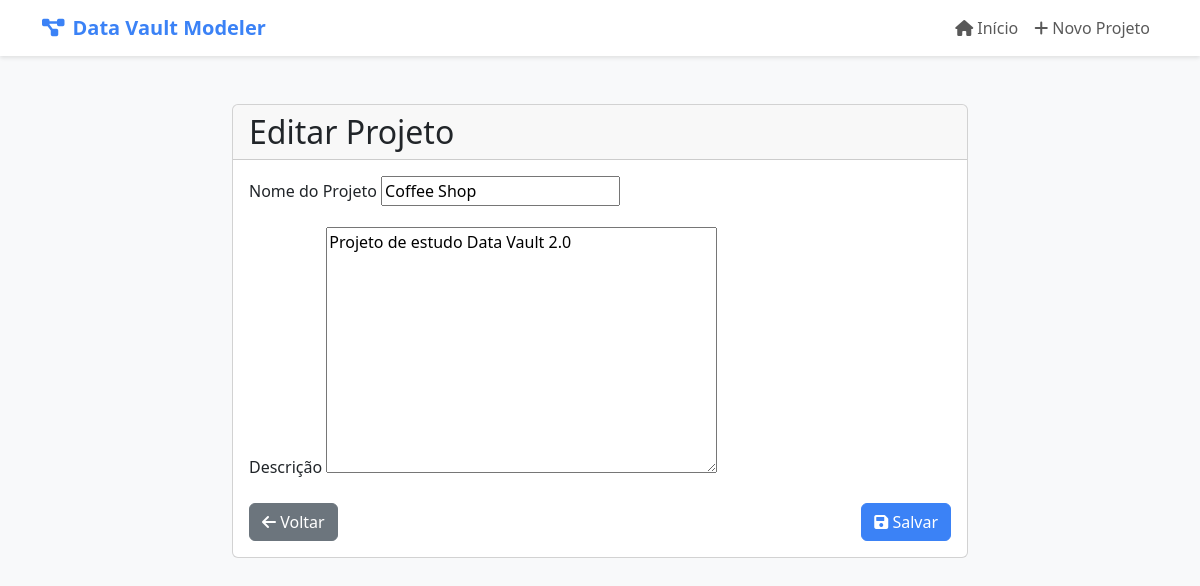
Page /project/1/edit/ on the earlier database version.
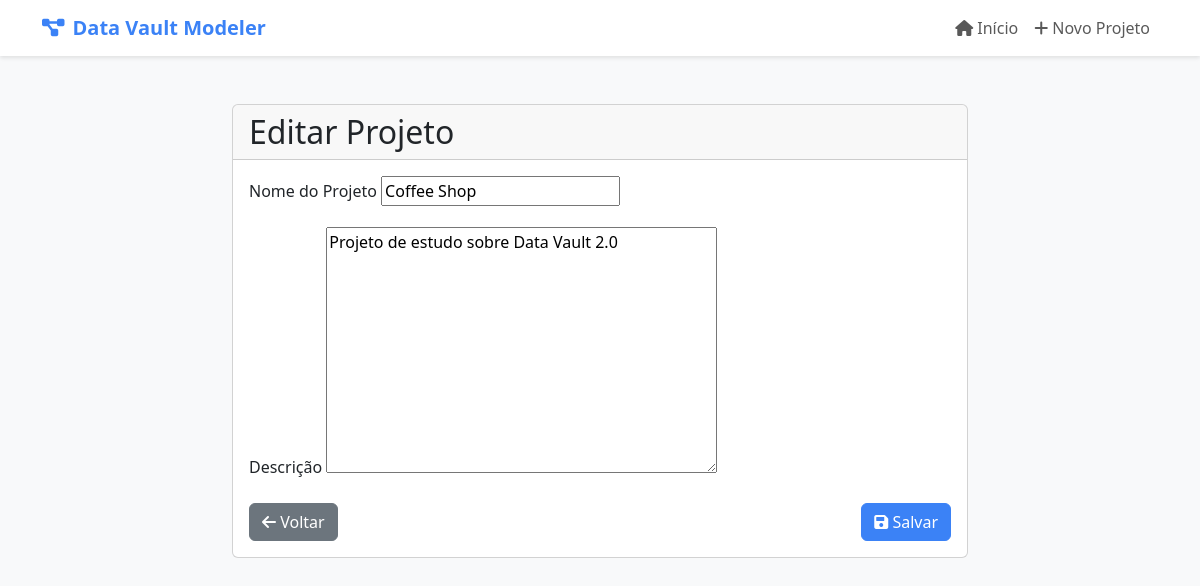
Same page on the later database version.
### modeler/models.py (models this page shows, shortened)
class Project(models.Model):
    name = models.CharField(max_length=100)
    description = models.TextField(blank=True)
    created_at = models.DateTimeField(auto_now_add=True)
    updated_at = models.DateTimeField(auto_now=True)

### modeler/views.py (the view)
# urls.py: path('project/<int:pk>/edit/', views.ProjectUpdateView.as_view(), name='project_update'),
class ProjectUpdateView(UpdateView):
    model = Project
    template_name = 'modeler/project_form.html'
    fields = ['name', 'description']
    success_url = reverse_lazy('project_list')

### modeler/templates/modeler/project_form.html (shortened to what this page needs)
{% extends "modeler/base.html" %}
{% block content %}
<div class="container mt-4">
    <div class="row justify-content-center">
        <div class="col-md-8">
            <div class="card">
                <div class="card-header">
                    <h2 class="card-title mb-0">
                        {% if form.instance.pk %}
                            Editar Projeto
                        {% else %}
                            Novo Projeto
                        {% endif %}
                    </h2>
                </div>
                <div class="card-body">
                    <form method="post">
                        <div class="mb-3">
                            <label for="{{ form.name.id_for_label }}" class="form-label">Nome do Projeto</label>
                            {{ form.name }}
                        </div>
                        <div class="mb-3">
                            <label for="{{ form.description.id_for_label }}" class="form-label">Descrição</label>
                            {{ form.description }}
                        </div>
                        <div class="d-flex justify-content-between">
                            <a href="{% url 'project_list' %}" class="btn btn-secondary">
                                <i class="fas fa-arrow-left"></i> Voltar
                            </a>
                            <button type="submit" class="btn btn-primary">
                                <i class="fas fa-save"></i> Salvar
                            </button>
                        </div>
                    </form>
                </div>
            </div>
        </div>
    </div>
</div>
{% endblock %}

Differences in the rows shown:
changed Project "Coffee Shop": description "Projeto de estudo Data Vault 2.0" → "Projeto de estudo sobre Data Vault 2.0"
